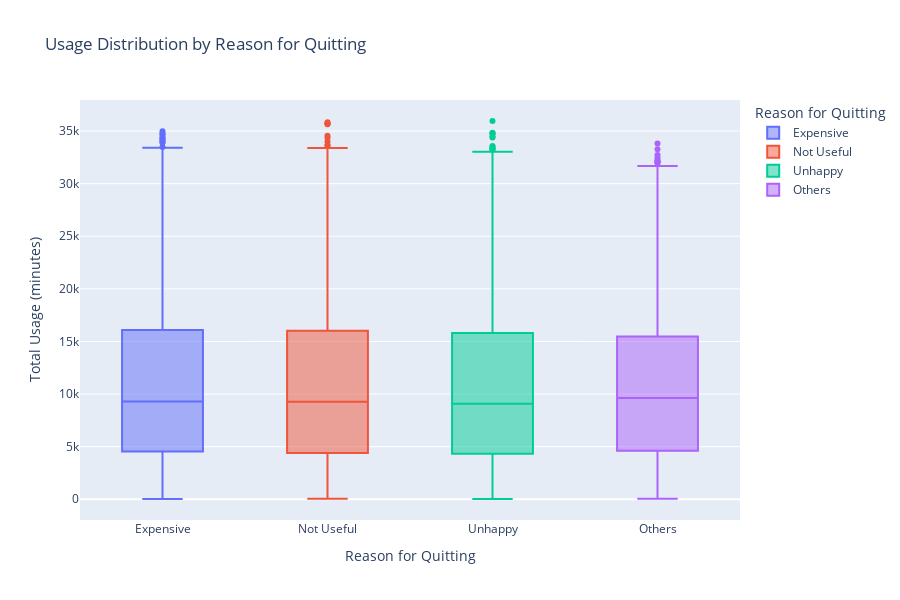
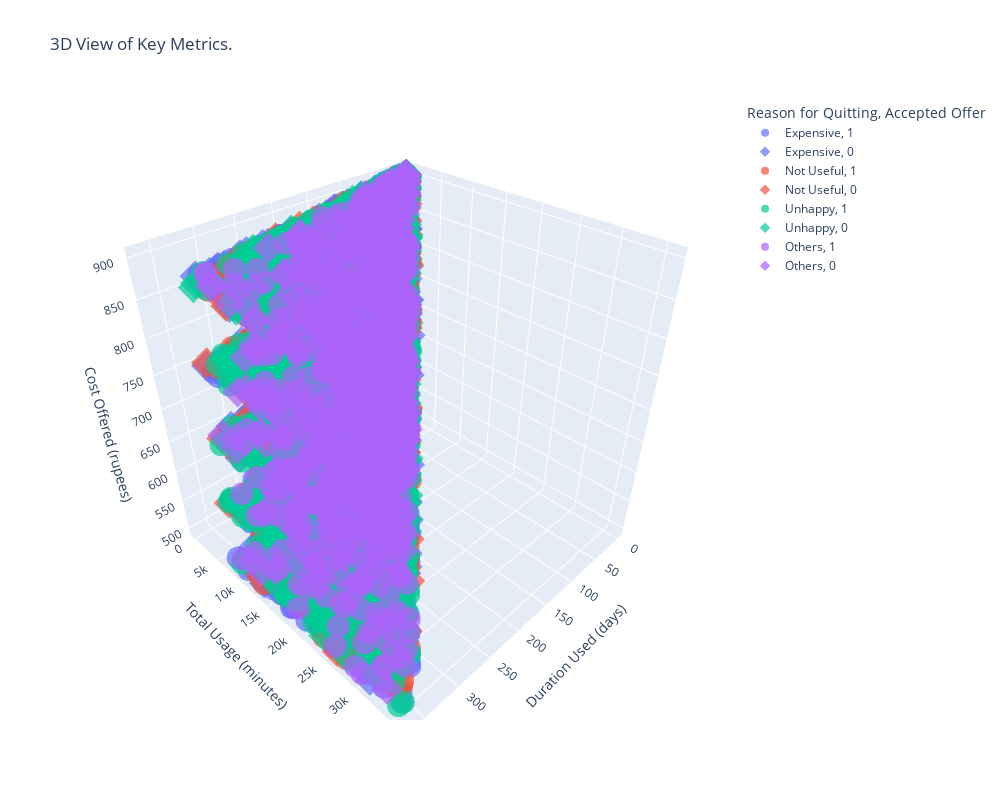

The notebook cell these images were saved under, in order:
### Code cell
#Interactive box plots for usage by reason

fig = px.box(app_data, x='Reason for Quitting', y='Total Usage (minutes)',
color='Reason for Quitting',
title='Usage Distribution by Reason for Quitting')
fig.update_layout(height=600, width=900)
fig.show()

#3D Visualization of key metrics
fig = px.scatter_3d(app_data, x='Duration Used (days)', y='Total Usage (minutes)', z='Cost Offered (rupees)', color='Reason for Quitting',
                    symbol='Accepted Offer', opacity=0.7, title='3D View of Key Metrics.')
fig.update_layout(height=800, width=1000)
fig.show()

### Figure 1 — Plotly figure (JSON) as saved in the notebook; plotly's stock layout.template omitted (floating-point values rounded to 4 significant figures; data arrays with more than 128 entries replaced by an {"elided": "..."} marker saying what was removed)
{"data": [{"alignmentgroup": "True", "hovertemplate": "Reason for Quitting=%{x}<br>Total Usage (minutes)=%{y}<extra></extra>", "legendgroup": "Expensive", "marker": {"color": "#636efa"}, "name": "Expensive", "notched": false, "offsetgroup": "Expensive", "orientation": "v", "showlegend": true, "type": "box", "x": {"elided": "3944 str values"}, "x0": " ", "xaxis": "x", "y": {"elided": "3944 int values"}, "y0": " ", "yaxis": "y"}, {"alignmentgroup": "True", "hovertemplate": "Reason for Quitting=%{x}<br>Total Usage (minutes)=%{y}<extra></extra>", "legendgroup": "Not Useful", "marker": {"color": "#EF553B"}, "name": "Not Useful", "notched": false, "offsetgroup": "Not Useful", "orientation": "v", "showlegend": true, "type": "box", "x": {"elided": "2025 str values"}, "x0": " ", "xaxis": "x", "y": {"elided": "2025 int values"}, "y0": " ", "yaxis": "y"}, {"alignmentgroup": "True", "hovertemplate": "Reason for Quitting=%{x}<br>Total Usage (minutes)=%{y}<extra></extra>", "legendgroup": "Unhappy", "marker": {"color": "#00cc96"}, "name": "Unhappy", "notched": false, "offsetgroup": "Unhappy", "orientation": "v", "showlegend": true, "type": "box", "x": {"elided": "3004 str values"}, "x0": " ", "xaxis": "x", "y": {"elided": "3004 int values"}, "y0": " ", "yaxis": "y"}, {"alignmentgroup": "True", "hovertemplate": "Reason for Quitting=%{x}<br>Total Usage (minutes)=%{y}<extra></extra>", "legendgroup": "Others", "marker": {"color": "#ab63fa"}, "name": "Others", "notched": false, "offsetgroup": "Others", "orientation": "v", "showlegend": true, "type": "box", "x": {"elided": "1027 str values"}, "x0": " ", "xaxis": "x", "y": {"elided": "1027 int values"}, "y0": " ", "yaxis": "y"}], "layout": {"boxmode": "overlay", "height": 600, "legend": {"title": {"text": "Reason for Quitting"}, "tracegroupgap": 0}, "title": {"text": "Usage Distribution by Reason for Quitting"}, "width": 900, "xaxis": {"anchor": "y", "categoryarray": ["Expensive", "Not Useful", "Unhappy", "Others"], "categoryorder": "array", "domain": [0, 1], "title": {"text": "Reason for Quitting"}}, "yaxis": {"anchor": "x", "domain": [0, 1], "title": {"text": "Total Usage (minutes)"}}}}

### Figure 2 — Plotly figure (JSON) as saved in the notebook; plotly's stock layout.template omitted (floating-point values rounded to 4 significant figures; data arrays with more than 128 entries replaced by an {"elided": "..."} marker saying what was removed)
{"data": [{"hovertemplate": "Reason for Quitting=Expensive<br>Accepted Offer=1<br>Duration Used (days)=%{x}<br>Total Usage (minutes)=%{y}<br>Cost Offered (rupees)=%{z}<extra></extra>", "legendgroup": "Expensive, 1", "marker": {"color": "#636efa", "opacity": 0.7, "symbol": "circle"}, "mode": "markers", "name": "Expensive, 1", "scene": "scene", "showlegend": true, "type": "scatter3d", "x": {"elided": "2526 int values"}, "y": {"elided": "2526 int values"}, "z": {"elided": "2526 int values"}}, {"hovertemplate": "Reason for Quitting=Expensive<br>Accepted Offer=0<br>Duration Used (days)=%{x}<br>Total Usage (minutes)=%{y}<br>Cost Offered (rupees)=%{z}<extra></extra>", "legendgroup": "Expensive, 0", "marker": {"color": "#636efa", "opacity": 0.7, "symbol": "diamond"}, "mode": "markers", "name": "Expensive, 0", "scene": "scene", "showlegend": true, "type": "scatter3d", "x": {"elided": "1418 int values"}, "y": {"elided": "1418 int values"}, "z": {"elided": "1418 int values"}}, {"hovertemplate": "Reason for Quitting=Not Useful<br>Accepted Offer=1<br>Duration Used (days)=%{x}<br>Total Usage (minutes)=%{y}<br>Cost Offered (rupees)=%{z}<extra></extra>", "legendgroup": "Not Useful, 1", "marker": {"color": "#EF553B", "opacity": 0.7, "symbol": "circle"}, "mode": "markers", "name": "Not Useful, 1", "scene": "scene", "showlegend": true, "type": "scatter3d", "x": {"elided": "1317 int values"}, "y": {"elided": "1317 int values"}, "z": {"elided": "1317 int values"}}, {"hovertemplate": "Reason for Quitting=Not Useful<br>Accepted Offer=0<br>Duration Used (days)=%{x}<br>Total Usage (minutes)=%{y}<br>Cost Offered (rupees)=%{z}<extra></extra>", "legendgroup": "Not Useful, 0", "marker": {"color": "#EF553B", "opacity": 0.7, "symbol": "diamond"}, "mode": "markers", "name": "Not Useful, 0", "scene": "scene", "showlegend": true, "type": "scatter3d", "x": {"elided": "708 int values"}, "y": {"elided": "708 int values"}, "z": {"elided": "708 int values"}}, {"hovertemplate": "Reason for Quitting=Unhappy<br>Accepted Offer=1<br>Duration Used (days)=%{x}<br>Total Usage (minutes)=%{y}<br>Cost Offered (rupees)=%{z}<extra></extra>", "legendgroup": "Unhappy, 1", "marker": {"color": "#00cc96", "opacity": 0.7, "symbol": "circle"}, "mode": "markers", "name": "Unhappy, 1", "scene": "scene", "showlegend": true, "type": "scatter3d", "x": {"elided": "1895 int values"}, "y": {"elided": "1895 int values"}, "z": {"elided": "1895 int values"}}, {"hovertemplate": "Reason for Quitting=Unhappy<br>Accepted Offer=0<br>Duration Used (days)=%{x}<br>Total Usage (minutes)=%{y}<br>Cost Offered (rupees)=%{z}<extra></extra>", "legendgroup": "Unhappy, 0", "marker": {"color": "#00cc96", "opacity": 0.7, "symbol": "diamond"}, "mode": "markers", "name": "Unhappy, 0", "scene": "scene", "showlegend": true, "type": "scatter3d", "x": {"elided": "1109 int values"}, "y": {"elided": "1109 int values"}, "z": {"elided": "1109 int values"}}, {"hovertemplate": "Reason for Quitting=Others<br>Accepted Offer=1<br>Duration Used (days)=%{x}<br>Total Usage (minutes)=%{y}<br>Cost Offered (rupees)=%{z}<extra></extra>", "legendgroup": "Others, 1", "marker": {"color": "#ab63fa", "opacity": 0.7, "symbol": "circle"}, "mode": "markers", "name": "Others, 1", "scene": "scene", "showlegend": true, "type": "scatter3d", "x": {"elided": "678 int values"}, "y": {"elided": "678 int values"}, "z": {"elided": "678 int values"}}, {"hovertemplate": "Reason for Quitting=Others<br>Accepted Offer=0<br>Duration Used (days)=%{x}<br>Total Usage (minutes)=%{y}<br>Cost Offered (rupees)=%{z}<extra></extra>", "legendgroup": "Others, 0", "marker": {"color": "#ab63fa", "opacity": 0.7, "symbol": "diamond"}, "mode": "markers", "name": "Others, 0", "scene": "scene", "showlegend": true, "type": "scatter3d", "x": {"elided": "349 int values"}, "y": {"elided": "349 int values"}, "z": {"elided": "349 int values"}}], "layout": {"height": 800, "legend": {"title": {"text": "Reason for Quitting, Accepted Offer"}, "tracegroupgap": 0}, "scene": {"domain": {"x": [0, 1], "y": [0, 1]}, "xaxis": {"title": {"text": "Duration Used (days)"}}, "yaxis": {"title": {"text": "Total Usage (minutes)"}}, "zaxis": {"title": {"text": "Cost Offered (rupees)"}}}, "title": {"text": "3D View of Key Metrics."}, "width": 1000}}
